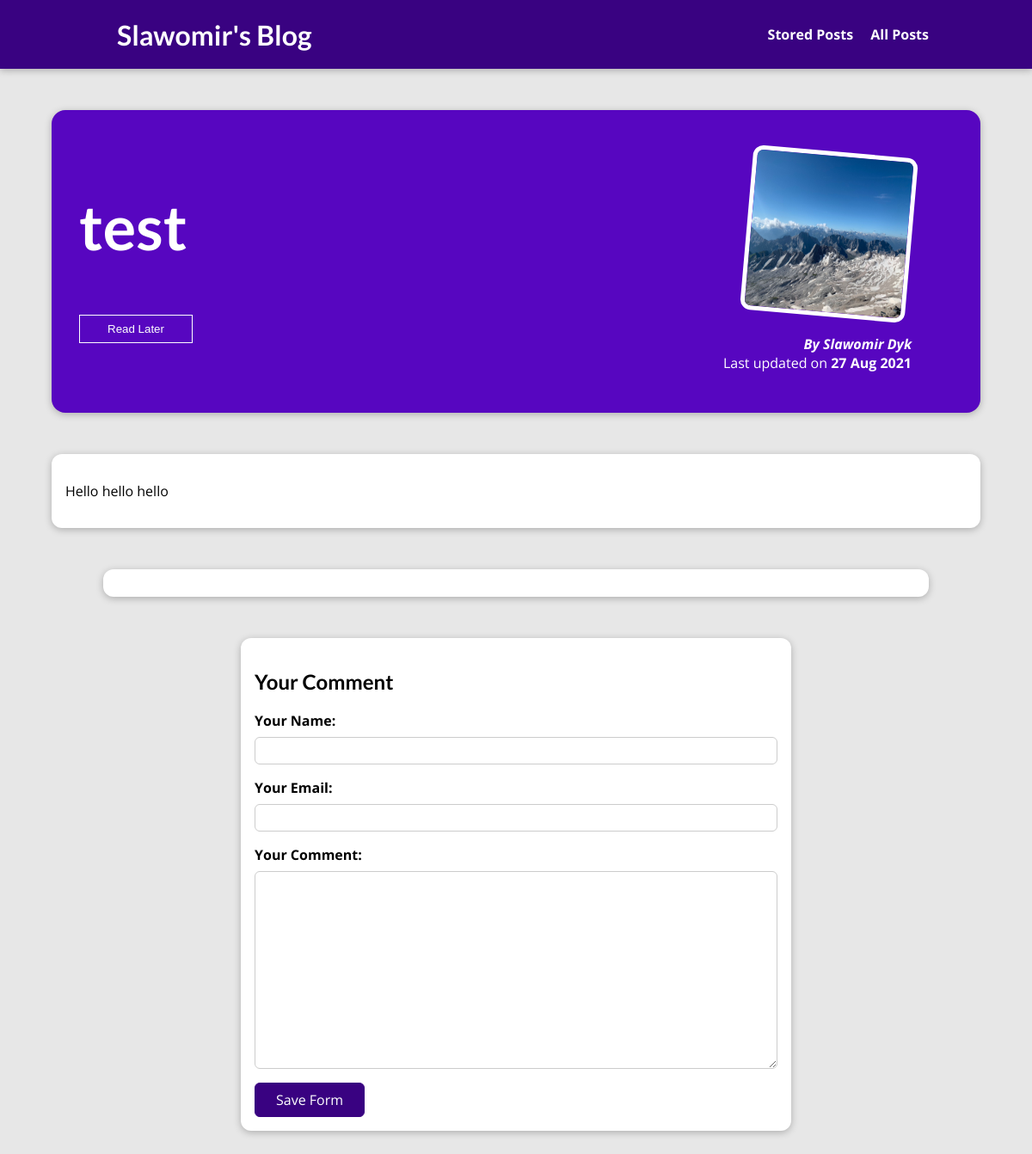
Page /post/test on the earlier database version.
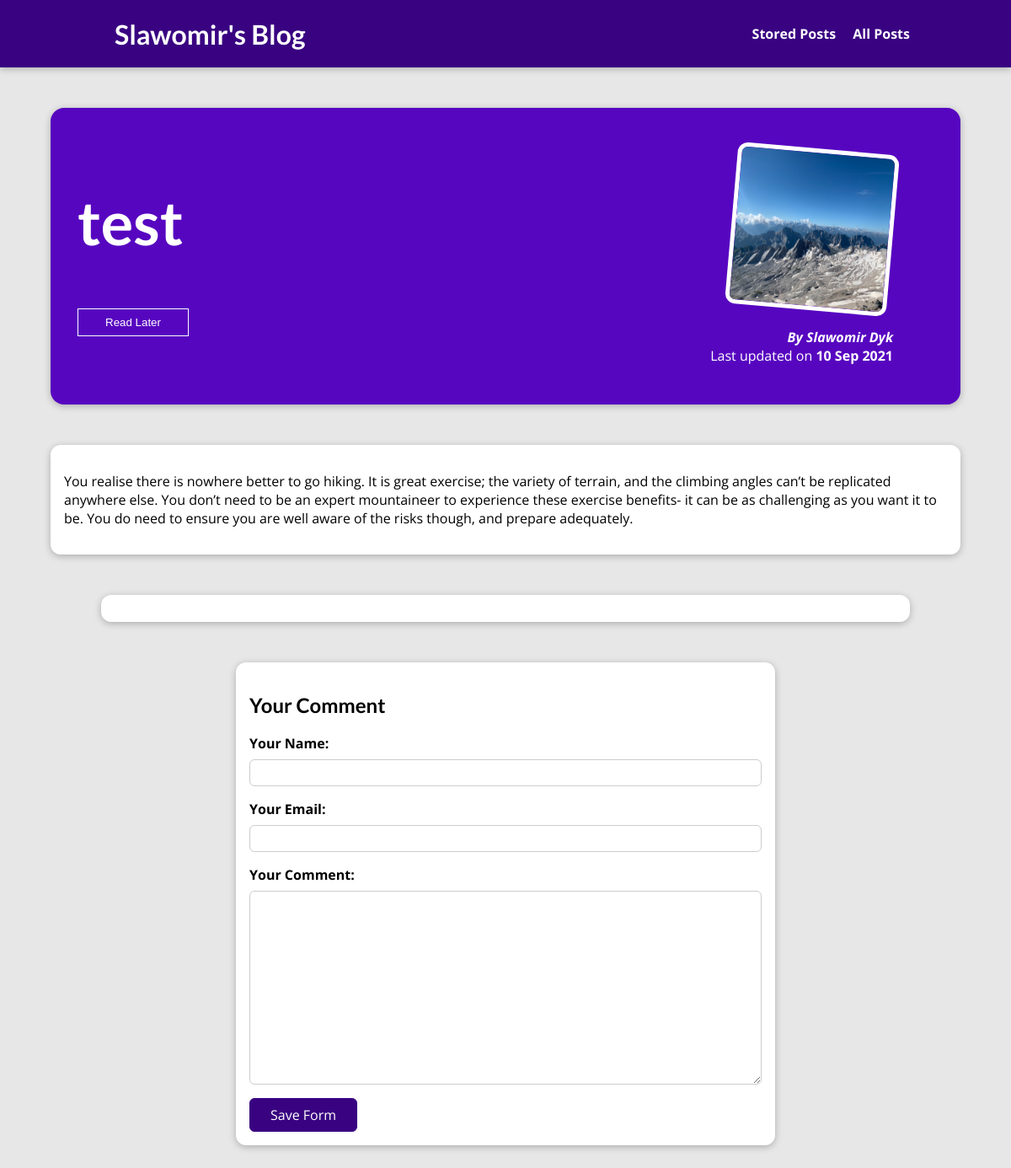
Same page on the later database version.
### blog/models.py (models this page shows, shortened)
class Post(models.Model):
    title = models.CharField(max_length=50)
    excerpt = models.CharField(max_length=200)
    image = models.ImageField(upload_to=post_image_path, null=True)
    date = models.DateField(auto_now=True)
    slug = models.SlugField(unique=True, db_index=True)
    content = models.TextField(validators=[MinLengthValidator(10)])
    author = models.ForeignKey(
        Author, on_delete=models.SET_NULL, null=True, related_name="posts")
    tags = models.ManyToManyField(Tag)

class Author(models.Model):
    first_name = models.CharField(max_length=100)
    last_name = models.CharField(max_length=100)
    email_address = models.EmailField(null=True)
    def full_name(self):
        return f"{self.first_name} {self.last_name}"
    def __str__(self):
        return self.full_name()

### blog/views.py (the view, shortened to what this page needs)
# urls.py: path("post/<slug:slug>", views.SinglePostView.as_view(), name="post-detail-page"),
class SinglePostView(View):
    def get(self, request, slug):
        post = Post.objects.get(slug=slug)
        context = {
            "post": post,
            "post_tag": post.tags.all(),
            "comment_form": CommnetForm(),
            "comments": post.comments.all().order_by("-id")
        }
        return render(request, "blog/post-detail.html", context)

### blog/forms.py
class CommnetForm(forms.ModelForm):
    class Meta:
        model = Comment
        exclude = ["post"]
        labels = {
            "user_name": "Your Name",
            "user_email": "Your Email",
            "text": "Your Comment"
        }

### blog/templates/blog/post-detail.html (shortened to what this page needs)
{% extends "base.html" %}
{% load static %}
{% block css_files %}
<link rel="stylesheet" href="{% static 'blog/post-detail.css' %}">
{% endblock %}
{% block content %}
<section id="summary">
  <h2>{{ post.title }}</h2>
  <div id="read-later">
    <form method="POST" action="{% url 'read-later' %}">
      <button>Read Later</button>
    </form>
  </div>
  <article>
    <img src="{{ post.image.url }}" alt="{{ post.title }}"/>
    <address>By {{ post.author }} </address>
    <div>
      Last updated on <time>{{ post.date|date:"d M Y" }}</time>
    </div>
  </article>
</section>
<main>
  {{ post.content|linebreaks }}
</main>
<section id="comments">
</section>
<section id="comment-form">
  <h2>Your Comment</h2>
  <form action="{% url 'post-detail-page' post.slug %}" method="POST">
    {% for form_field in comment_form %}
    <div class="form-control">
      {{ form_field.label_tag }}
      {{ form_field }}
    </div>
    {% endfor %}
    <button>Save Form</button>
  </form>
</section>
{% endblock %}

Differences in the rows shown:
changed Post "test": date "27 Aug 2021" → "10 Sep 2021"; content "Hello hello hello" → "You realise there is nowhere better to go hiking. It is great exercise; the variety of terrain, and the climbing angles can’t be replicated anywhere else. You don’t need to be an expert mountaineer to experience these exercise benefits- it can be as challenging as you want it to be. You do need to ensure you are well aware of the risks though, and prepare adequately."
